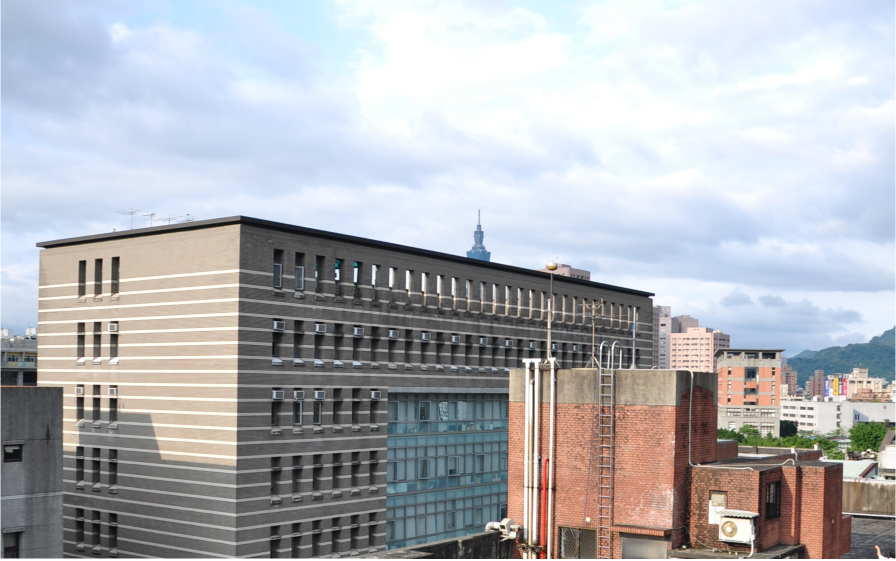
#> input picture data/right.png, 1792 x 1122 px (shown at 1/2 size); its folder holds 7 pictures in this run
$ python 'panaroma_sift&orb.py'
#> lines starting #> are read from the running program, lines starting #| are printed output that depends on the picture
import cv2
import matplotlib.pyplot as plt
import numpy as np


def panaroma(option, path, num):
    # img1 = cv2.imread('../data/right.png')
    # img2 = cv2.imread('../data/left.png')
#> called with option = 'orb', num = 0
    img1 = cv2.imread(path[0])
#> img1 is the input picture: shape (1122, 1792, 3); mean B, G, R 182.4, 177.9, 176.2
    img2 = cv2.imread(path[1])
    img1_gray = img1
    img2_gray = img2

    if len(img1_gray.shape) >= 3:
        img1_gray = cv2.cvtColor(img1_gray, cv2.COLOR_BGR2GRAY)
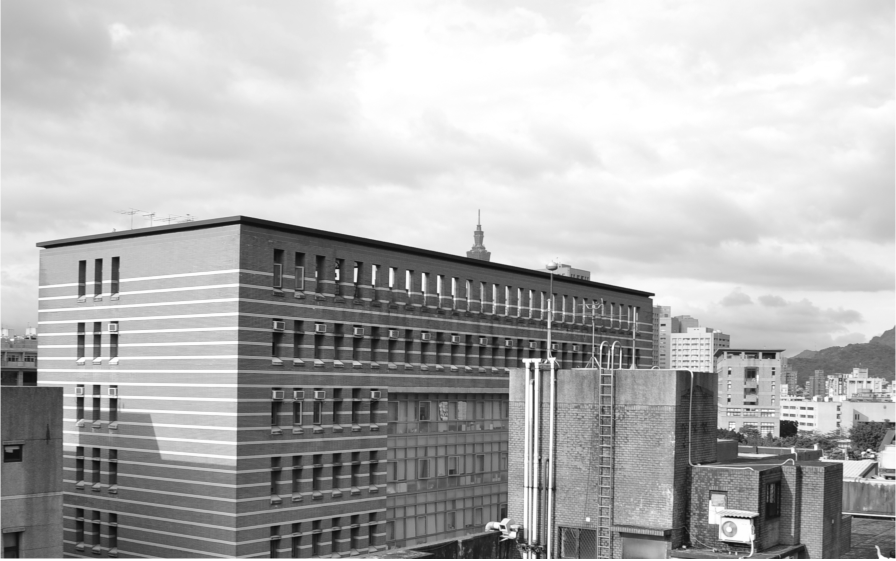
#> img1_gray: shape (1122, 1792) (shown at 1/2 size); min 7, max 255, mean 177.9
    if len(img2.shape) >= 3:
        img2_gray = cv2.cvtColor(img2_gray, cv2.COLOR_BGR2GRAY)
    if option == 'sift':
        detect_fc = cv2.SIFT_create()
    elif option == 'orb':
        detect_fc = cv2.ORB_create()
    else:
        return
    bf = cv2.BFMatcher()
    kp1, desc1 = detect_fc.detectAndCompute(img1_gray, None)
#> kp1 = 500 keypoints; strongest (x, y, size): (675, 557, 44.6), (672, 556, 53.6), (676, 556, 53.6), (1308, 589, 31)
    kp2, desc2 = detect_fc.detectAndCompute(img2_gray, None)
#> kp2 has the same summary as kp1
    good_match = []
    matches = bf.knnMatch(desc1, desc2, k=2)
#> matches = 500 matches
    for m, n in matches:
        if m.distance < 0.75 * n.distance:
            good_match.append([m])
#> after the loop, good_match = 500 matches
    matches = [i[0] for i in good_match]
    img_show = cv2.drawMatchesKnn(img1, kp1, img2, kp2, good_match, None, flags=2)
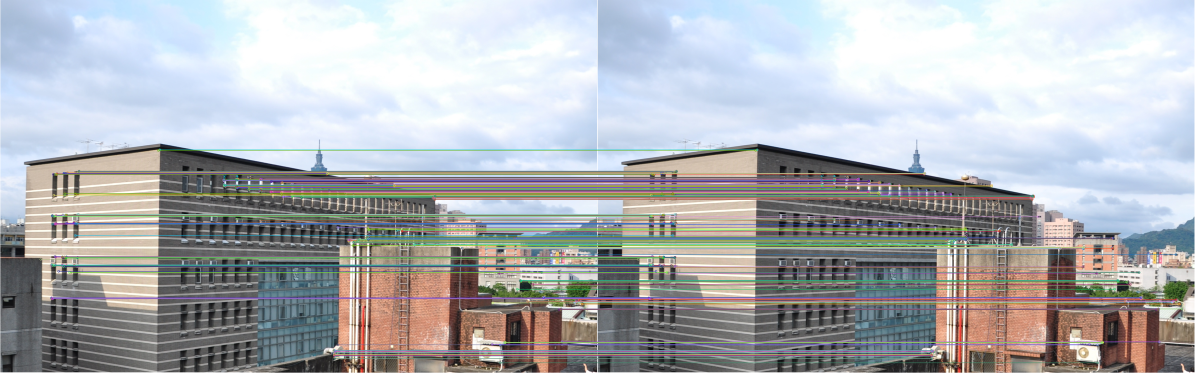
#> img_show: shape (1122, 3584, 3) (shown at 1/3 size); mean B, G, R 180.9, 177.2, 174.4

    locs1 = np.array([kp1[i.queryIdx].pt for i in matches])
#> locs1 = 500 pairs, first value 121.8 to 1755, second value 449 to 1088
    locs2 = np.array([kp2[i.trainIdx].pt for i in matches])
#> locs2 has the same summary as locs1
    bestH2to1, _ = cv2.findHomography(locs1, locs2, cv2.RANSAC, 4.0)
#> bestH2to1 = [[1, 2.56e-15, -1.77e-12], [-3.85e-17, 1, -1.48e-12], [-4.19e-20, 3.06e-18, 1]]
    r, c = int(2 * img2.shape[1]), int(1.5 * img2.shape[0])
#> r = 3584; c = 1683

    output = cv2.warpPerspective(img1, bestH2to1, (r, c))
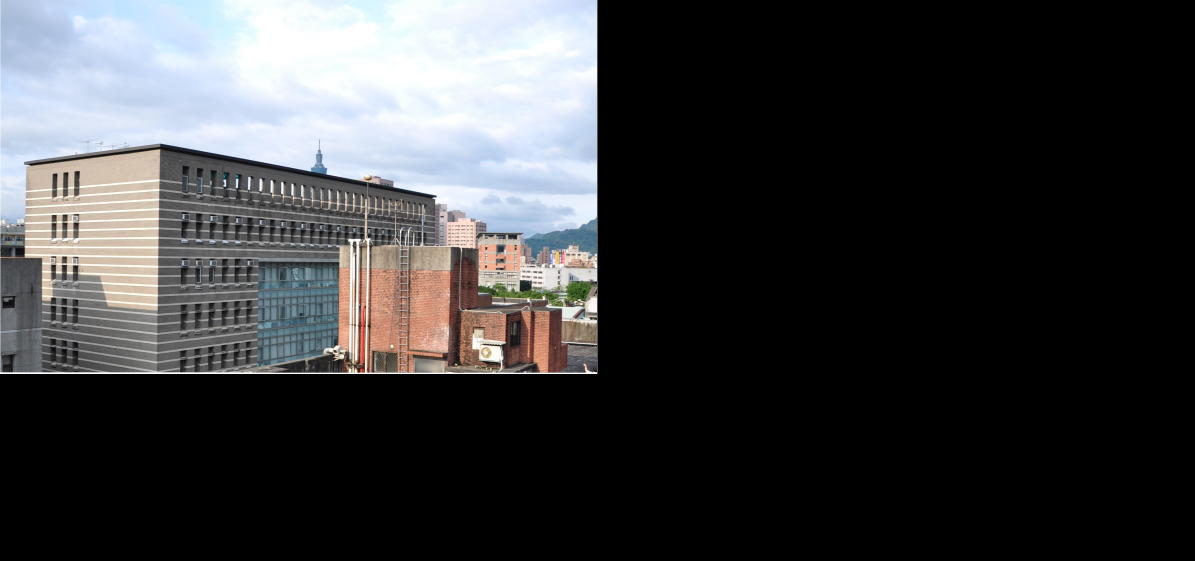
#> output: shape (1683, 3584, 3) (shown at 1/3 size); mean B, G, R 60.8, 59.3, 58.7
    tmp = output.copy()
    output[0:img2.shape[0], 0:img2.shape[1]] = img2
    plt.suptitle(f'{option}')
    for i, element in enumerate([img_show, output]):
        plt.subplot(1, 2, i + 1)
        plt.imshow(cv2.cvtColor(element, cv2.COLOR_BGR2RGB))
#> this loop made 2 passes
    plt.show()
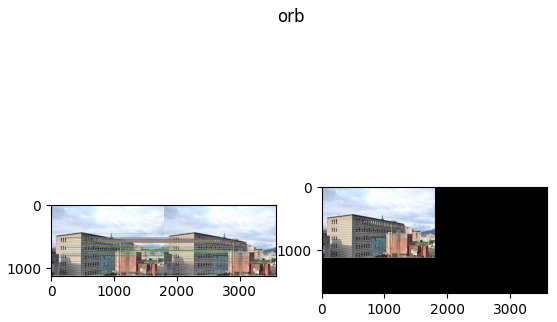
#> figure drawn by matplotlib, 2 panels
    cv2.imwrite(f'../data/pano_out_{option}_{num}.jpg', output)


if __name__ == '__main__':
    path = [['../data/right.png', '../data/right.png'],
            ['../data/pano_right.jpg', '../data/pano_left.jpg']]
    for i, element in enumerate(path):
        for j in ['orb', 'sift']:
            panaroma(j, element, i)
#> pass 2 of the loop `for i, element in enumerate(path):`:
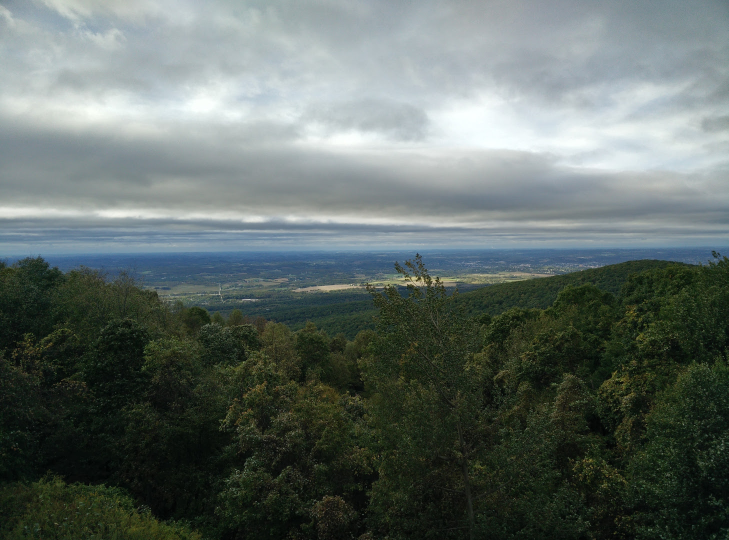
#> input picture data/pano_right.jpg, 1457 x 1080 px (shown at 1/2 size)
#> in panaroma, img1 is the input picture: shape (1080, 1457, 3); mean B, G, R 103, 107.1, 96.8
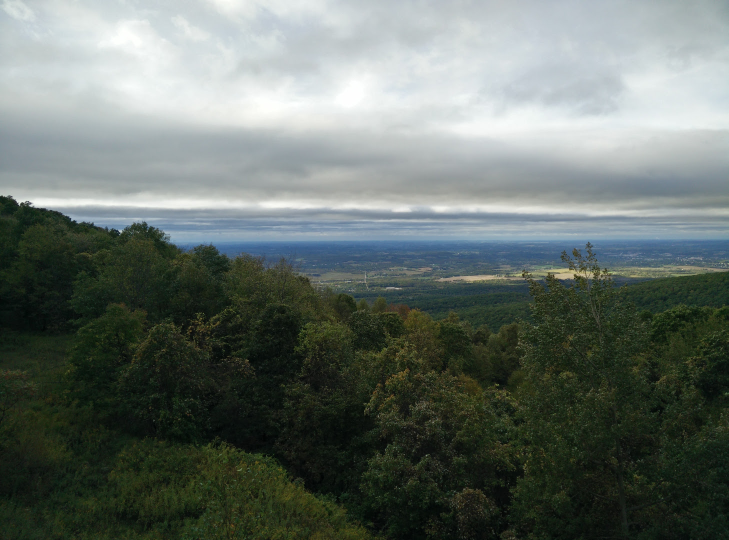
#> input picture data/pano_left.jpg, 1457 x 1080 px (shown at 1/2 size)
#> in panaroma, img2 is the input picture: shape (1080, 1457, 3); mean B, G, R 105.4, 111.1, 101.9
#> img1_gray: shape (1080, 1457)
#> kp1 = 500 keypoints; strongest (x, y, size): (815, 569, 31), (813, 571, 31), (834, 555, 31), (833, 561, 31)
#> kp2 = 500 keypoints; strongest (x, y, size): (38, 408, 31), (39, 410, 31), (43, 405, 31), (59, 410, 31)
#> after the loop in panaroma (call 3), `for m, n in matches:`: good_match = 19 matches
#> img_show: shape (1080, 2914, 3)
#> locs1 = 19 rows, first 8: [512, 1003], [636, 1003], [485, 599], [382, 598], [456, 960], [636, 1003.2], [288, 703.2], [513.6, 598.8]
#> locs2 = 19 rows, first 8: [793, 973], [916, 986], [774, 575], [677, 571], [241, 464], [916, 986], [166.7, 442.9], [800.4, 576]
#> bestH2to1 = [[0.744, -0.0206, 358.3], [-0.0721, 0.887, 28.92], [-0.00017, -6.51e-06, 1]]
#> the loop in panaroma (call 3), `for i, element in enumerate([img_show, output]):` made 2 passes
#> in panaroma (call 3), `plt.show()`:
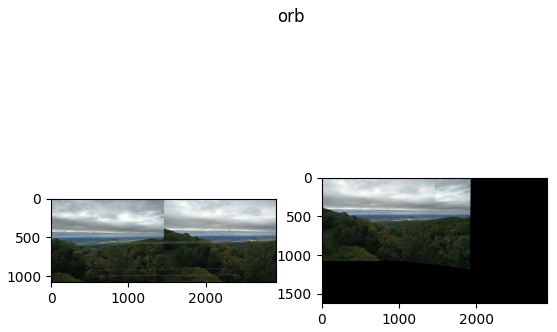
#> figure drawn by matplotlib, 2 panels
